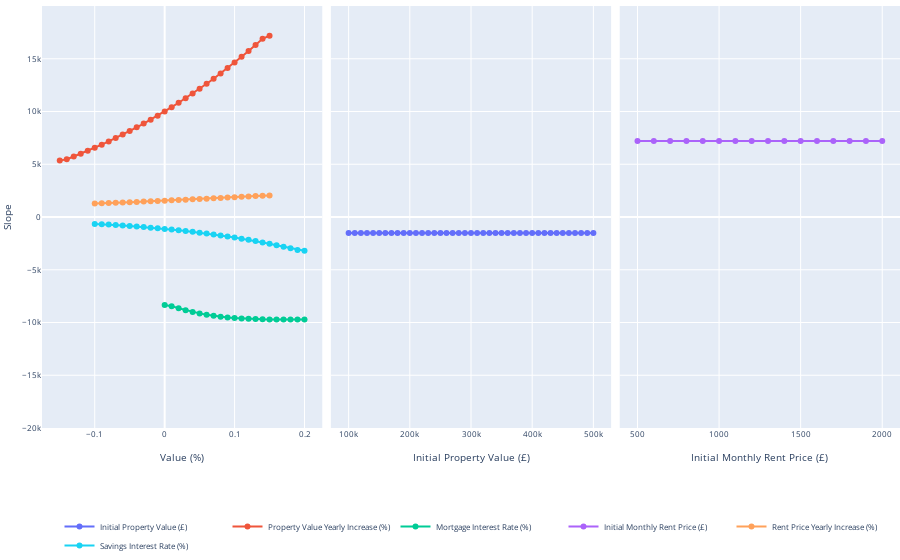

This figure's notebook cell:
### Code cell
fig = make_subplots(cols=3, horizontal_spacing=0.01)
for name, units, col in vars:
    fig.add_trace(scatter(name, units, slope=True), row=1, col=col)
y_range = [-20_000, 20_000]
fig.update_layout(
    xaxis1={"title_text": "Value (%)"},
    xaxis2={"title_text": get_axis_title("initialPropertyValue")},
    xaxis3={"title_text": get_axis_title("initialMonthlyRentPrice")},
    yaxis1={"range": y_range, "title_text": "Slope"},
    yaxis2={"range": y_range, "showticklabels": False},
    yaxis3={"range": y_range, "showticklabels": False},
    legend={"xanchor": "center", "x": 0.5, "y": -0.2, "orientation": "h"},
    font={"size": 8},
    margin={"l": 0, "r": 0, "t": 0, "b": 0},
) 
fig.show()
offline.plot(fig, filename='Presentation/plots/1d-sensitivity-slope.html', auto_open=False)

### Figure 1 — Plotly figure (JSON) as saved in the notebook; plotly's stock layout.template omitted (floating-point values rounded to 4 significant figures)
{"data": [{"hovertemplate": "£%{x}, £%{y}", "mode": "markers+lines", "name": "Initial Property Value (£)", "type": "scatter", "x": [100000, 110000, 120000, 130000, 140000, 150000, 160000, 170000, 180000, 190000, 200000, 210000, 220000, 230000, 240000, 250000, 260000, 270000, 280000, 290000, 300000, 310000, 320000, 330000, 340000, 350000, 360000, 370000, 380000, 390000, 400000, 410000, 420000, 430000, 440000, 450000, 460000, 470000, 480000, 490000, 500000], "xaxis": "x2", "y": [-1520.0, -1520.0, -1520.0, -1520.0, -1520.0, -1520.0, -1520.0, -1520.0, -1520.0, -1520.0, -1520.0, -1520.0, -1520.0, -1520.0, -1520.0, -1520.0, -1520.0, -1520.0, -1520.0, -1520.0, -1520.0, -1520.0, -1520.0, -1520.0, -1520.0, -1520.0, -1520.0, -1520.0, -1520.0, -1520.0, -1520.0, -1520.0, -1520.0, -1520.0, -1520.0, -1520.0, -1520.0, -1520.0, -1520.0, -1520.0, -1520.0], "yaxis": "y2"}, {"hovertemplate": "%{x}%, £%{y}", "mode": "markers+lines", "name": "Property Value Yearly Increase (%)", "type": "scatter", "x": [-0.15, -0.14, -0.13, -0.12, -0.11, -0.1, -0.09, -0.08, -0.07, -0.06, -0.05, -0.04, -0.03, -0.02, -0.01, 0, 0.01, 0.02, 0.03, 0.04, 0.05, 0.06, 0.07, 0.08, 0.09, 0.1, 0.11, 0.12, 0.13, 0.14, 0.15], "xaxis": "x", "y": [5344.0, 5472.0, 5730.0, 5999.0, 6276.0, 6563.0, 6859.0, 7166.0, 7482.0, 7809.0, 8147.0, 8495.0, 8855.0, 9226.0, 9608.0, 10000.0, 10410.0, 10830.0, 11260.0, 11700.0, 12160.0, 12630.0, 13110.0, 13610.0, 14120.0, 14640.0, 15180.0, 15740.0, 16310.0, 16890.0, 17190.0], "yaxis": "y"}, {"hovertemplate": "%{x}%, £%{y}", "mode": "markers+lines", "name": "Mortgage Interest Rate (%)", "type": "scatter", "x": [0, 0.01, 0.02, 0.03, 0.04, 0.05, 0.06, 0.07, 0.08, 0.09, 0.1, 0.11, 0.12, 0.13, 0.14, 0.15, 0.16, 0.17, 0.18, 0.19, 0.2], "xaxis": "x", "y": [-8345.0, -8450.0, -8651.0, -8832.0, -8994.0, -9136.0, -9258.0, -9362.0, -9448.0, -9519.0, -9576.0, -9620.0, -9654.0, -9679.0, -9696.0, -9707.0, -9714.0, -9717.0, -9716.0, -9714.0, -9712.0], "yaxis": "y"}, {"hovertemplate": "£%{x}, £%{y}", "mode": "markers+lines", "name": "Initial Monthly Rent Price (£)", "type": "scatter", "x": [500, 600, 700, 800, 900, 1000, 1100, 1200, 1300, 1400, 1500, 1600, 1700, 1800, 1900, 2000], "xaxis": "x3", "y": [7200.0, 7200.0, 7200.0, 7200.0, 7200.0, 7200.0, 7200.0, 7200.0, 7200.0, 7200.0, 7200.0, 7200.0, 7200.0, 7200.0, 7200.0, 7200.0], "yaxis": "y3"}, {"hovertemplate": "%{x}%, £%{y}", "mode": "markers+lines", "name": "Rent Price Yearly Increase (%)", "type": "scatter", "x": [-0.1, -0.09, -0.08, -0.07, -0.06, -0.05, -0.04, -0.03, -0.02, -0.01, 0, 0.01, 0.02, 0.03, 0.04, 0.05, 0.06, 0.07, 0.08, 0.09, 0.1, 0.11, 0.12, 0.13, 0.14, 0.15], "xaxis": "x", "y": [1283.0, 1296.0, 1323.0, 1350.0, 1377.0, 1405.0, 1433.0, 1462.0, 1491.0, 1521.0, 1551.0, 1581.0, 1612.0, 1644.0, 1675.0, 1708.0, 1740.0, 1774.0, 1807.0, 1841.0, 1876.0, 1911.0, 1947.0, 1983.0, 2019.0, 2038.0], "yaxis": "y"}, {"hovertemplate": "%{x}%, £%{y}", "mode": "markers+lines", "name": "Savings Interest Rate (%)", "type": "scatter", "x": [-0.1, -0.09, -0.08, -0.07, -0.06, -0.05, -0.04, -0.03, -0.02, -0.01, 0, 0.01, 0.02, 0.03, 0.04, 0.05, 0.06, 0.07, 0.08, 0.09, 0.1, 0.11, 0.12, 0.13, 0.14, 0.15, 0.16, 0.17, 0.18, 0.19, 0.2], "xaxis": "x", "y": [-660.7, -680.4, -720.9, -763.6, -808.5, -855.8, -905.5, -957.9, -1013.0, -1071.0, -1132.0, -1196.0, -1264.0, -1335.0, -1410.0, -1488.0, -1571.0, -1658.0, -1750.0, -1846.0, -1947.0, -2053.0, -2165.0, -2282.0, -2405.0, -2535.0, -2671.0, -2814.0, -2965.0, -3123.0, -3203.0], "yaxis": "y"}], "layout": {"font": {"size": 8}, "legend": {"orientation": "h", "x": 0.5, "xanchor": "center", "y": -0.2}, "margin": {"b": 0, "l": 0, "r": 0, "t": 0}, "xaxis": {"anchor": "y", "domain": [0, 0.3267], "title": {"text": "Value (%)"}}, "xaxis2": {"anchor": "y2", "domain": [0.3367, 0.6633], "title": {"text": "Initial Property Value (£)"}}, "xaxis3": {"anchor": "y3", "domain": [0.6733, 1], "title": {"text": "Initial Monthly Rent Price (£)"}}, "yaxis": {"anchor": "x", "domain": [0, 1], "range": [-20000, 20000], "title": {"text": "Slope"}}, "yaxis2": {"anchor": "x2", "domain": [0, 1], "range": [-20000, 20000], "showticklabels": false}, "yaxis3": {"anchor": "x3", "domain": [0, 1], "range": [-20000, 20000], "showticklabels": false}}}
